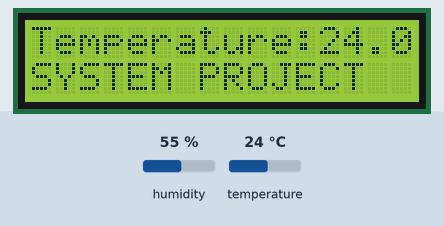
This sketch was run on a simulated Arduino Uno, built with avr-gcc and run on an emulated ATmega328P. On the bench: 16×2 character LCD. The inputs (shaded band) are chosen by the test bench; at power-on: humidity 55 %, temperature 24 °C. What the sketch prints to the serial monitor is not drawn.

Above: at 1.2 s.
1.3 s: humidity set to 22 %
At 5.6 s:
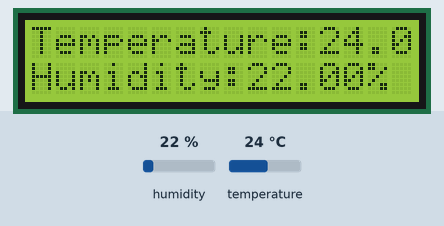
6.7 s: temperature set to 12 °C
At 10.6 s:
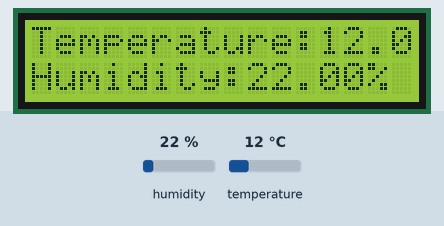
11.8 s: humidity set to 40 %
At 15.1 s:
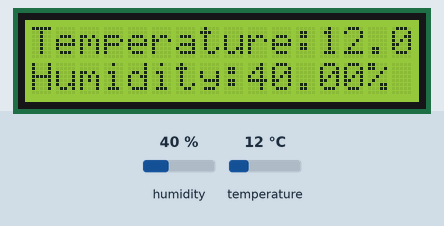
15.8 s: temperature set to 19 °C
At 20.2 s:
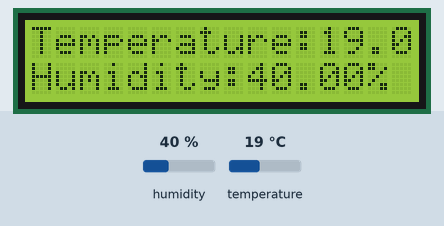
Timing chart, 0 to 21.7 s (numbered marks = the images above; inputs shaded):
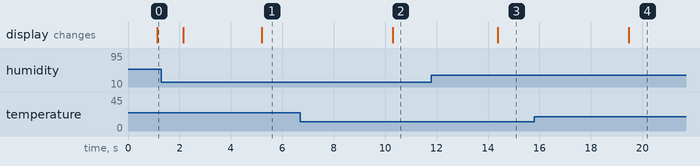

The sketch:

Weather_Station_Code.ino
```cpp
#include <LiquidCrystal_I2C.h>
#include <dht.h>
dht DHT;
#define DHT11_PIN 7


LiquidCrystal_I2C lcd(0x27,16,2);

void setup() {

  lcd.init();
  lcd.backlight();
  lcd.print("AURDINO WEATHER");
  lcd.setCursor(0,1);
  lcd.print("SYSTEM PROJECT");
  Serial.begin(9600);

}

void loop() {

  int chk = DHT.read11(DHT11_PIN);
  Serial.print("Temperature = ");
  Serial.println(DHT.temperature);
  Serial.print("Humidity = ");
  Serial.println(DHT.humidity);
  delay(1000);

  lcd.setCursor(0,0);
  lcd.print("Temperature:");
  lcd.print(DHT.temperature);
  lcd.print("C");

  delay(1000);
  lcd.setCursor(0,1);
  lcd.print("Humidity:");
  lcd.print(DHT.humidity);
  lcd.print("%");

  //lcd.noCursor();
  delay(1000);
 // lcd.blink();

}
```

Measured:
- after the input at 1.3 s, the display: first differs from a run without the input after 3.9 s (image 1)
- after the input at 6.7 s, the display: changes after 3.6 s (image 2)
- after the input at 11.8 s, the display: changes after 2.6 s (image 3)
- after the input at 15.8 s, the display: changes after 3.7 s (image 4)
